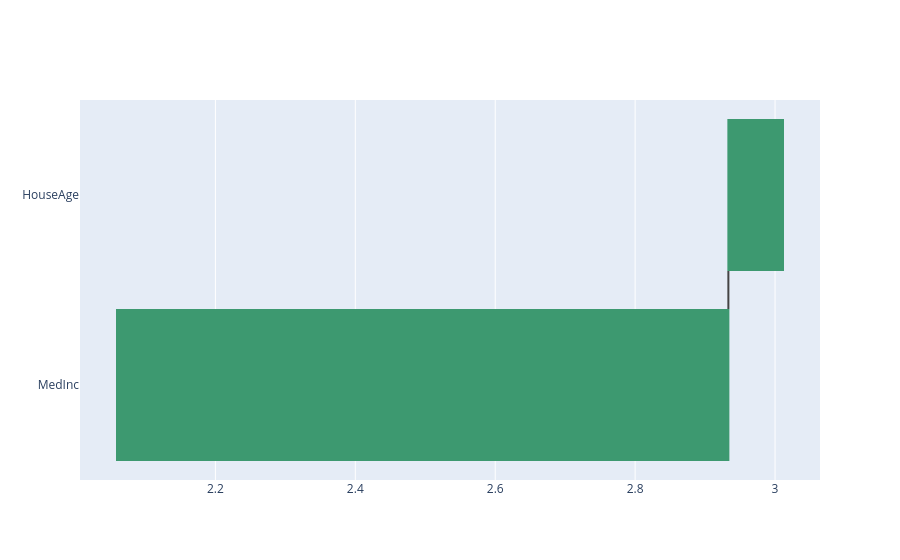

The notebook cell this image was saved under:
### Code cell
row = X_test.iloc[1]
contrib = eli5.explain_prediction_df(rf, row, feature_names=list(X_train.columns))

print(rf.predict(row.to_frame().T))
plot_waterfall(contrib)

### Figure 1 — Plotly figure (JSON) as saved in the notebook; plotly's stock layout.template omitted (floating-point values rounded to 4 significant figures)
{"data": [{"base": 2.059, "name": "waterfall", "orientation": "h", "type": "waterfall", "x": [0.8739, 0.07809], "y": ["MedInc", "HouseAge"]}], "layout": {}}
